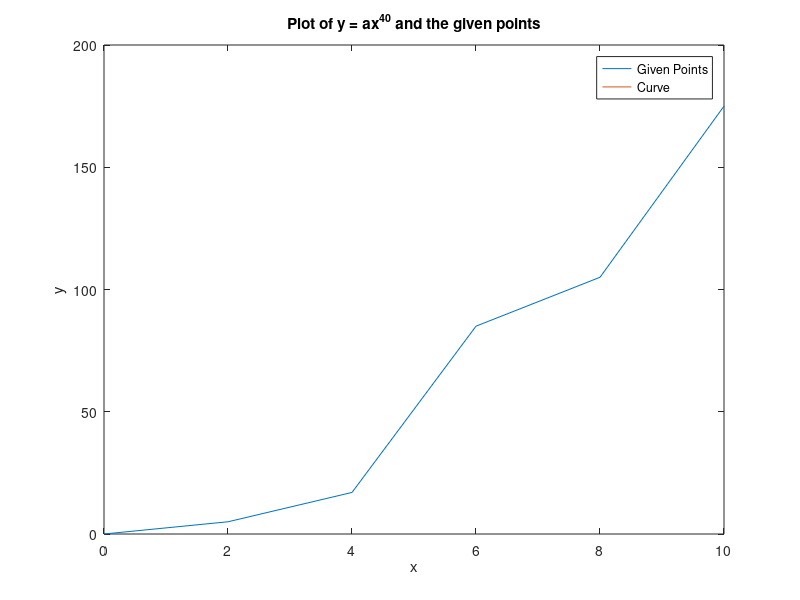

The MATLAB source for this figure:
x = [0 2 4 6 8 10];
y = [0 5 17 85 105 175];
roll_no = 40;
a = y(1)/(x(1)^roll_no);
x_curve = 0:0.1:10; 
y_curve = a * x_curve.^roll_no;
plot(x, y, x_curve, y_curve);
xlabel('x');
ylabel('y');
title('Plot of y = ax^{40} and the given points');
legend('Given Points', 'Curve');